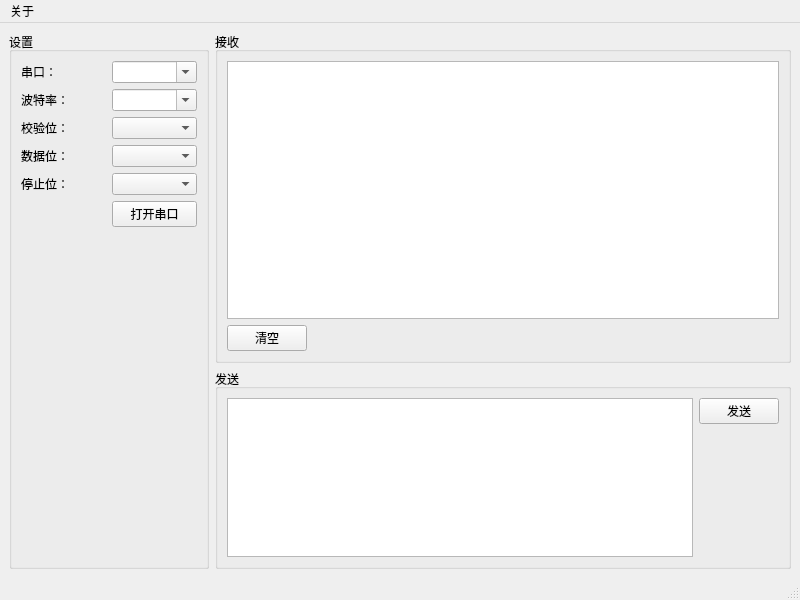
<?xml version="1.0" encoding="UTF-8"?>
<ui version="4.0">
 <class>SimpleCom</class>
 <widget class="QMainWindow" name="SimpleCom">
  <property name="geometry">
   <rect>
    <x>0</x>
    <y>0</y>
    <width>800</width>
    <height>600</height>
   </rect>
  </property>
  <property name="windowTitle">
   <string>SimpleCom</string>
  </property>
  <widget class="QWidget" name="centralwidget">
   <layout class="QGridLayout" name="gridLayout">
    <item row="0" column="0" rowspan="2">
     <widget class="QGroupBox" name="groupBox_settings">
      <property name="sizePolicy">
       <sizepolicy hsizetype="Preferred" vsizetype="Preferred">
        <horstretch>0</horstretch>
        <verstretch>0</verstretch>
       </sizepolicy>
      </property>
      <property name="minimumSize">
       <size>
        <width>200</width>
        <height>0</height>
       </size>
      </property>
      <property name="maximumSize">
       <size>
        <width>200</width>
        <height>16777215</height>
       </size>
      </property>
      <property name="sizeIncrement">
       <size>
        <width>0</width>
        <height>0</height>
       </size>
      </property>
      <property name="baseSize">
       <size>
        <width>0</width>
        <height>0</height>
       </size>
      </property>
      <property name="title">
       <string>设置</string>
      </property>
      <property name="flat">
       <bool>false</bool>
      </property>
      <property name="checkable">
       <bool>false</bool>
      </property>
      <layout class="QGridLayout" name="gridLayout_2">
       <item row="2" column="0">
        <widget class="QLabel" name="label_checkBit">
         <property name="text">
          <string>校验位：</string>
         </property>
        </widget>
       </item>
       <item row="4" column="0">
        <widget class="QLabel" name="label_stopBit">
         <property name="text">
          <string>停止位：</string>
         </property>
        </widget>
       </item>
       <item row="1" column="1">
        <widget class="QComboBox" name="comboBox_bps">
         <property name="editable">
          <bool>true</bool>
         </property>
        </widget>
       </item>
       <item row="0" column="0">
        <widget class="QLabel" name="label_com">
         <property name="text">
          <string>串口：</string>
         </property>
        </widget>
       </item>
       <item row="0" column="1">
        <widget class="QComboBox" name="comboBox_com">
         <property name="editable">
          <bool>true</bool>
         </property>
        </widget>
       </item>
       <item row="2" column="1">
        <widget class="QComboBox" name="comboBox_checkBit">
         <property name="editable">
          <bool>false</bool>
         </property>
        </widget>
       </item>
       <item row="4" column="1">
        <widget class="QComboBox" name="comboBox_stopBit">
         <property name="editable">
          <bool>false</bool>
         </property>
        </widget>
       </item>
       <item row="1" column="0">
        <widget class="QLabel" name="label_bps">
         <property name="text">
          <string>波特率：</string>
         </property>
        </widget>
       </item>
       <item row="3" column="1">
        <widget class="QComboBox" name="comboBox_dataBit">
         <property name="editable">
          <bool>false</bool>
         </property>
        </widget>
       </item>
       <item row="3" column="0">
        <widget class="QLabel" name="label_dataBit">
         <property name="text">
          <string>数据位：</string>
         </property>
        </widget>
       </item>
       <item row="5" column="1">
        <widget class="QPushButton" name="pushButton_com">
         <property name="text">
          <string>打开串口</string>
         </property>
        </widget>
       </item>
       <item row="6" column="1">
        <spacer name="verticalSpacer">
         <property name="orientation">
          <enum>Qt::Vertical</enum>
         </property>
         <property name="sizeHint" stdset="0">
          <size>
           <width>20</width>
           <height>40</height>
          </size>
         </property>
        </spacer>
       </item>
      </layout>
     </widget>
    </item>
    <item row="0" column="1">
     <widget class="QGroupBox" name="groupBox_receive">
      <property name="title">
       <string>接收</string>
      </property>
      <property name="flat">
       <bool>false</bool>
      </property>
      <property name="checkable">
       <bool>false</bool>
      </property>
      <layout class="QGridLayout" name="gridLayout_4">
       <item row="1" column="1">
        <spacer name="horizontalSpacer">
         <property name="orientation">
          <enum>Qt::Horizontal</enum>
         </property>
         <property name="sizeHint" stdset="0">
          <size>
           <width>40</width>
           <height>20</height>
          </size>
         </property>
        </spacer>
       </item>
       <item row="1" column="0">
        <widget class="QPushButton" name="pushButton_clear">
         <property name="text">
          <string>清空</string>
         </property>
        </widget>
       </item>
       <item row="0" column="0" colspan="3">
        <widget class="QPlainTextEdit" name="plainTextEdit_receive">
         <property name="readOnly">
          <bool>true</bool>
         </property>
         <property name="plainText">
          <string/>
         </property>
        </widget>
       </item>
      </layout>
     </widget>
    </item>
    <item row="1" column="1">
     <widget class="QGroupBox" name="groupBox_send">
      <property name="minimumSize">
       <size>
        <width>0</width>
        <height>200</height>
       </size>
      </property>
      <property name="maximumSize">
       <size>
        <width>16777215</width>
        <height>200</height>
       </size>
      </property>
      <property name="title">
       <string>发送</string>
      </property>
      <property name="flat">
       <bool>false</bool>
      </property>
      <property name="checkable">
       <bool>false</bool>
      </property>
      <layout class="QGridLayout" name="gridLayout_3">
       <item row="1" column="1">
        <spacer name="verticalSpacer_2">
         <property name="orientation">
          <enum>Qt::Vertical</enum>
         </property>
         <property name="sizeHint" stdset="0">
          <size>
           <width>20</width>
           <height>40</height>
          </size>
         </property>
        </spacer>
       </item>
       <item row="0" column="1">
        <widget class="QPushButton" name="pushButton_send">
         <property name="text">
          <string>发送</string>
         </property>
        </widget>
       </item>
       <item row="0" column="0" rowspan="2">
        <widget class="QPlainTextEdit" name="plainTextEdit_send"/>
       </item>
      </layout>
     </widget>
    </item>
   </layout>
  </widget>
  <widget class="QMenuBar" name="menubar">
   <property name="geometry">
    <rect>
     <x>0</x>
     <y>0</y>
     <width>800</width>
     <height>29</height>
    </rect>
   </property>
   <widget class="QMenu" name="menu_about">
    <property name="title">
     <string>关于</string>
    </property>
    <addaction name="action_aboutSoftware"/>
    <addaction name="action_aboutAuthor"/>
   </widget>
   <addaction name="menu_about"/>
  </widget>
  <widget class="QStatusBar" name="statusbar"/>
  <action name="action_aboutSoftware">
   <property name="text">
    <string>关于软件</string>
   </property>
  </action>
  <action name="action_aboutAuthor">
   <property name="text">
    <string>关于作者</string>
   </property>
  </action>
 </widget>
 <resources/>
 <connections/>
</ui>
